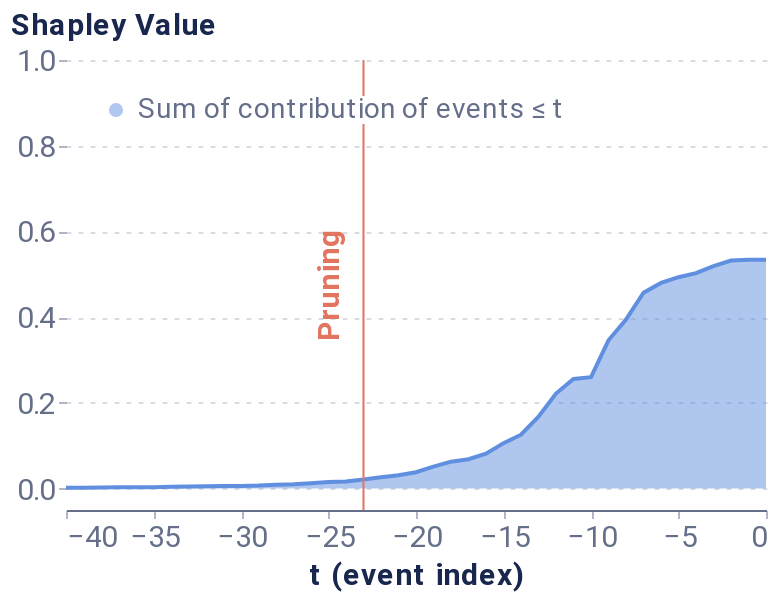

The notebook cell this image was saved under:
### Markdown cell above
##### Pruning algorithm

### Code cell
pruning_dict = {'tol': 0.025,}
coal_plot_data, coal_prun_idx = local_pruning(f, pos_x_data, pruning_dict, average_event, positive_sequence_id, sequence_id_feat, False)
# coal_prun_idx is in negative terms
pruning_idx = pos_x_data.shape[1] + coal_prun_idx
pruning_plot = plot_temp_coalition_pruning(coal_plot_data, coal_prun_idx, plot_limit=40)
pruning_plot

### Figure 1 — Vega-Lite specification as saved in the notebook (floating-point values rounded to 4 significant figures)
{"config": {"axis": {"domain": true, "domainColor": "#666F89", "grid": false, "gridCap": "round", "gridColor": "#B3B7C4", "gridDash": [2, 4], "gridWidth": 0.5, "labelColor": "#666F89", "labelFont": "Roboto, Arial, sans-serif", "labelPadding": 2, "tickColor": "#666F89", "tickOpacity": 0.5, "tickSize": 4, "titleColor": "#19274E", "titleFont": "Roboto, Arial, sans-serif", "titleFontSize": 12}, "axisBand": {"domain": true, "labelPadding": 4, "ticks": false}, "axisY": {"domain": false, "titleAlign": "left", "titleAngle": 0, "titleX": -20, "titleY": -10}, "legend": {"labelColor": "#666F89", "labelFont": "Roboto, Arial, sans-serif", "labelFontSize": 12, "symbolSize": 40, "titleColor": "#19274E", "titleFont": "Roboto, Arial, sans-serif", "titleFontSize": 12, "titlePadding": 4}, "arc": {"stroke": "#FFFFFF", "strokeWidth": 1}, "bar": {"fill": "#2770EB", "stroke": null}, "line": {"stroke": "#2770EB", "strokeWidth": 2}, "path": {"stroke": "#2770EB", "strokeWidth": 0.5}, "point": {"fill": "#2770EB", "shape": "circle", "filled": true}, "rect": {"fill": "#2770EB"}, "rule": {"stroke": "#666F89"}, "shape": {"stroke": "#2770EB"}, "text": {"color": "#19274E", "font": "Roboto, Arial, sans-serif", "fontSize": 12}, "range": {"category": ["#2770EB", "#77B98A", "#DA5252", "#FFC400", "#A87AEA", "#00A39E", "#19274E"], "diverging": ["#006360", "#2BB3AE", "#96D9D7", "#FFFFFF", "#EDAAAA", "#DA5252", "#811D1D"], "heatmap": ["#18448F", "#1B4EA5", "#2770EB", "#4C88EE", "#82ACF3", "#A6C4F7", "#E9F1FD"], "ramp": ["#18448F", "#1B4EA5", "#2770EB", "#4C88EE", "#82ACF3", "#A6C4F7", "#E9F1FD"]}, "background": "#FFFFFF", "group": {"fill": "#FFFFFF"}, "header": {"labelColor": "#19274E", "labelFont": "Roboto, Arial, sans-serif", "labelFontSize": 12, "titleColor": "#19274E", "titleFont": "Roboto, Arial, sans-serif", "titleFontSize": 16}, "title": {"anchor": "start", "color": "#19274E", "font": "Roboto, Arial, sans-serif", "fontSize": 20, "fontWeight": "bold", "offset": 20, "subtitleColor": "#19274E", "subtitleFontSize": 16}, "view": {"continuousHeight": 300, "continuousWidth": 400, "stroke": "transparent"}}, "layer": [{"mark": {"type": "area", "opacity": 0.5}, "encoding": {"color": {"type": "nominal", "field": "Coalition", "legend": {"fillColor": "white", "labelFontSize": 14, "labelLimit": 0, "orient": "top-left", "symbolSize": 50, "symbolStrokeWidth": 0, "title": null}, "scale": {"domain": ["Sum of contribution of events ≤ t"], "range": ["#618FE0"]}}, "x": {"type": "quantitative", "axis": {"labelFontSize": 15, "title": "t (event index)", "titleFontSize": 15}, "field": "t (event index)"}, "y": {"type": "quantitative", "axis": {"grid": true, "labelFontSize": 15, "titleFontSize": 15, "titleX": -28}, "field": "Shapley Value", "scale": {"domain": [-0.05, 1]}}}}, {"mark": "line", "encoding": {"color": {"type": "nominal", "field": "Coalition", "legend": {"fillColor": "white", "labelFontSize": 14, "labelLimit": 0, "orient": "top-left", "symbolSize": 50, "symbolStrokeWidth": 0, "title": null}, "scale": {"domain": ["Sum of contribution of events ≤ t"], "range": ["#618FE0"]}}, "x": {"type": "quantitative", "axis": {"labelFontSize": 15, "title": "t (event index)", "titleFontSize": 15}, "field": "t (event index)"}, "y": {"type": "quantitative", "axis": {"grid": true, "labelFontSize": 15, "titleFontSize": 15, "titleX": -28}, "field": "Shapley Value", "scale": {"domain": [-0.05, 1]}}}}, {"data": {"name": "data-00f9f9d497b03298be4af29d0ce28e00"}, "mark": {"type": "rule", "color": "#E17560"}, "encoding": {"x": {"type": "quantitative", "field": "x"}}}, {"data": {"name": "data-3a7b7db6c2eceac850927f663c8c65eb"}, "mark": {"type": "text", "angle": 270, "color": "#E17560", "fontSize": 15, "fontWeight": "bold", "text": "Pruning"}, "encoding": {"x": {"type": "quantitative", "field": "x"}}}], "data": {"name": "data-5381ca137d48433380575fa620f21ad6"}, "height": 225, "width": 350, "$schema": "https://vega.github.io/schema/vega-lite/v4.8.1.json", "datasets": {"data-5381ca137d48433380575fa620f21ad6": [{"Coalition": "Sum of contribution of events > t", "t (event index)": 0, "Shapley Value": 0.0}, {"Coalition": "Sum of contribution of events ≤ t", "t (event index)": 0, "Shapley Value": 0.5338}, {"Coalition": "Sum of contribution of events > t", "t (event index)": -1, "Shapley Value": 0.0}, {"Coalition": "Sum of contribution of events ≤ t", "t (event index)": -1, "Shapley Value": 0.5338}, {"Coalition": "Sum of contribution of events > t", "t (event index)": -2, "Shapley Value": 0.001578}, {"Coalition": "Sum of contribution of events ≤ t", "t (event index)": -2, "Shapley Value": 0.5322}, {"Coalition": "Sum of contribution of events > t", "t (event index)": -3, "Shapley Value": 0.01475}, {"Coalition": "Sum of contribution of events ≤ t", "t (event index)": -3, "Shapley Value": 0.519}, {"Coalition": "Sum of contribution of events > t", "t (event index)": -4, "Shapley Value": 0.03109}, {"Coalition": "Sum of contribution of events ≤ t", "t (event index)": -4, "Shapley Value": 0.5027}, {"Coalition": "Sum of contribution of events > t", "t (event index)": -5, "Shapley Value": 0.04059}, {"Coalition": "Sum of contribution of events ≤ t", "t (event index)": -5, "Shapley Value": 0.4932}, {"Coalition": "Sum of contribution of events > t", "t (event index)": -6, "Shapley Value": 0.05383}, {"Coalition": "Sum of contribution of events ≤ t", "t (event index)": -6, "Shapley Value": 0.4799}, {"Coalition": "Sum of contribution of events > t", "t (event index)": -7, "Shapley Value": 0.07662}, {"Coalition": "Sum of contribution of events ≤ t", "t (event index)": -7, "Shapley Value": 0.4571}, {"Coalition": "Sum of contribution of events > t", "t (event index)": -8, "Shapley Value": 0.1393}, {"Coalition": "Sum of contribution of events ≤ t", "t (event index)": -8, "Shapley Value": 0.3944}, {"Coalition": "Sum of contribution of events > t", "t (event index)": -9, "Shapley Value": 0.1877}, {"Coalition": "Sum of contribution of events ≤ t", "t (event index)": -9, "Shapley Value": 0.346}, {"Coalition": "Sum of contribution of events > t", "t (event index)": -10, "Shapley Value": 0.2738}, {"Coalition": "Sum of contribution of events ≤ t", "t (event index)": -10, "Shapley Value": 0.26}, {"Coalition": "Sum of contribution of events > t", "t (event index)": -11, "Shapley Value": 0.2781}, {"Coalition": "Sum of contribution of events ≤ t", "t (event index)": -11, "Shapley Value": 0.2557}, {"Coalition": "Sum of contribution of events > t", "t (event index)": -12, "Shapley Value": 0.312}, {"Coalition": "Sum of contribution of events ≤ t", "t (event index)": -12, "Shapley Value": 0.2217}, {"Coalition": "Sum of contribution of events > t", "t (event index)": -13, "Shapley Value": 0.3661}, {"Coalition": "Sum of contribution of events ≤ t", "t (event index)": -13, "Shapley Value": 0.1676}, {"Coalition": "Sum of contribution of events > t", "t (event index)": -14, "Shapley Value": 0.4081}, {"Coalition": "Sum of contribution of events ≤ t", "t (event index)": -14, "Shapley Value": 0.1256}, {"Coalition": "Sum of contribution of events > t", "t (event index)": -15, "Shapley Value": 0.4278}, {"Coalition": "Sum of contribution of events ≤ t", "t (event index)": -15, "Shapley Value": 0.106}, {"Coalition": "Sum of contribution of events > t", "t (event index)": -16, "Shapley Value": 0.4525}, {"Coalition": "Sum of contribution of events ≤ t", "t (event index)": -16, "Shapley Value": 0.08125}, {"Coalition": "Sum of contribution of events > t", "t (event index)": -17, "Shapley Value": 0.4653}, {"Coalition": "Sum of contribution of events ≤ t", "t (event index)": -17, "Shapley Value": 0.06849}, {"Coalition": "Sum of contribution of events > t", "t (event index)": -18, "Shapley Value": 0.471}, {"Coalition": "Sum of contribution of events ≤ t", "t (event index)": -18, "Shapley Value": 0.0628}, {"Coalition": "Sum of contribution of events > t", "t (event index)": -19, "Shapley Value": 0.4826}, {"Coalition": "Sum of contribution of events ≤ t", "t (event index)": -19, "Shapley Value": 0.05113}, {"Coalition": "Sum of contribution of events > t", "t (event index)": -20, "Shapley Value": 0.4956}, {"Coalition": "Sum of contribution of events ≤ t", "t (event index)": -20, "Shapley Value": 0.03818}, {"Coalition": "Sum of contribution of events > t", "t (event index)": -21, "Shapley Value": 0.5027}, {"Coalition": "Sum of contribution of events ≤ t", "t (event index)": -21, "Shapley Value": 0.03106}, {"Coalition": "Sum of contribution of events > t", "t (event index)": -22, "Shapley Value": 0.5071}, {"Coalition": "Sum of contribution of events ≤ t", "t (event index)": -22, "Shapley Value": 0.02665}, {"Coalition": "Sum of contribution of events > t", "t (event index)": -23, "Shapley Value": 0.5128}, {"Coalition": "Sum of contribution of events ≤ t", "t (event index)": -23, "Shapley Value": 0.02101}, {"Coalition": "Sum of contribution of events > t", "t (event index)": -24, "Shapley Value": 0.517}, {"Coalition": "Sum of contribution of events ≤ t", "t (event index)": -24, "Shapley Value": 0.01672}, {"Coalition": "Sum of contribution of events > t", "t (event index)": -25, "Shapley Value": 0.5185}, {"Coalition": "Sum of contribution of events ≤ t", "t (event index)": -25, "Shapley Value": 0.01522}, {"Coalition": "Sum of contribution of events > t", "t (event index)": -26, "Shapley Value": 0.5214}, {"Coalition": "Sum of contribution of events ≤ t", "t (event index)": -26, "Shapley Value": 0.01239}, {"Coalition": "Sum of contribution of events > t", "t (event index)": -27, "Shapley Value": 0.5238}, {"Coalition": "Sum of contribution of events ≤ t", "t (event index)": -27, "Shapley Value": 0.009946}, {"Coalition": "Sum of contribution of events > t", "t (event index)": -28, "Shapley Value": 0.5247}, {"Coalition": "Sum of contribution of events ≤ t", "t (event index)": -28, "Shapley Value": 0.009102}, {"Coalition": "Sum of contribution of events > t", "t (event index)": -29, "Shapley Value": 0.5267}, {"Coalition": "Sum of contribution of events ≤ t", "t (event index)": -29, "Shapley Value": 0.007073}, {"Coalition": "Sum of contribution of events > t", "t (event index)": -30, "Shapley Value": 0.5277}, {"Coalition": "Sum of contribution of events ≤ t", "t (event index)": -30, "Shapley Value": 0.006026}, {"Coalition": "Sum of contribution of events > t", "t (event index)": -31, "Shapley Value": 0.5277}, {"Coalition": "Sum of contribution of events ≤ t", "t (event index)": -31, "Shapley Value": 0.006011}, {"Coalition": "Sum of contribution of events > t", "t (event index)": -32, "Shapley Value": 0.5286}, {"Coalition": "Sum of contribution of events ≤ t", "t (event index)": -32, "Shapley Value": 0.005188}, {"Coalition": "Sum of contribution of events > t", "t (event index)": -33, "Shapley Value": 0.5292}, {"Coalition": "Sum of contribution of events ≤ t", "t (event index)": -33, "Shapley Value": 0.004562}, {"Coalition": "Sum of contribution of events > t", "t (event index)": -34, "Shapley Value": 0.5297}, {"Coalition": "Sum of contribution of events ≤ t", "t (event index)": -34, "Shapley Value": 0.004075}, {"Coalition": "Sum of contribution of events > t", "t (event index)": -35, "Shapley Value": 0.5304}, {"Coalition": "Sum of contribution of events ≤ t", "t (event index)": -35, "Shapley Value": 0.003368}, {"Coalition": "Sum of contribution of events > t", "t (event index)": -36, "Shapley Value": 0.5308}, {"Coalition": "Sum of contribution of events ≤ t", "t (event index)": -36, "Shapley Value": 0.002911}, {"Coalition": "Sum of contribution of events > t", "t (event index)": -37, "Shapley Value": 0.5309}, {"Coalition": "Sum of contribution of events ≤ t", "t (event index)": -37, "Shapley Value": 0.002835}, {"Coalition": "Sum of contribution of events > t", "t (event index)": -38, "Shapley Value": 0.5311}, {"Coalition": "Sum of contribution of events ≤ t", "t (event index)": -38, "Shapley Value": 0.002656}, {"Coalition": "Sum of contribution of events > t", "t (event index)": -39, "Shapley Value": 0.5316}, {"Coalition": "Sum of contribution of events ≤ t", "t (event index)": -39, "Shapley Value": 0.002195}, {"Coalition": "Sum of contribution of events > t", "t (event index)": -40, "Shapley Value": 0.5316}, {"Coalition": "Sum of contribution of events ≤ t", "t (event index)": -40, "Shapley Value": 0.00214}], "data-00f9f9d497b03298be4af29d0ce28e00": [{"x": -23}], "data-3a7b7db6c2eceac850927f663c8c65eb": [{"x": -25}]}}
